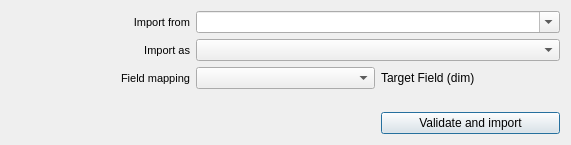
<?xml version="1.0" encoding="UTF-8"?>
<ui version="4.0">
 <class>ImportDialogBase</class>
 <widget class="QDialog" name="ImportDialogBase">
  <property name="geometry">
   <rect>
    <x>0</x>
    <y>0</y>
    <width>571</width>
    <height>145</height>
   </rect>
  </property>
  <property name="windowTitle">
   <string>MLA Paddock Power | Import</string>
  </property>
  <property name="toolTip">
   <string>Use this tool to import data to your MLA Paddock Power Workspace</string>
  </property>
  <property name="styleSheet">
   <string notr="true"/>
  </property>
  <property name="modal">
   <bool>false</bool>
  </property>
  <layout class="QGridLayout" name="grid" columnstretch="0,0,0">
   <item row="2" column="0">
    <widget class="QLabel" name="mapFieldsLabel">
     <property name="sizePolicy">
      <sizepolicy hsizetype="Minimum" vsizetype="Minimum">
       <horstretch>0</horstretch>
       <verstretch>0</verstretch>
      </sizepolicy>
     </property>
     <property name="font">
      <font>
       <pointsize>8</pointsize>
      </font>
     </property>
     <property name="text">
      <string notr="true">Field mapping</string>
     </property>
     <property name="alignment">
      <set>Qt::AlignRight|Qt::AlignTrailing|Qt::AlignVCenter</set>
     </property>
    </widget>
   </item>
   <item row="0" column="1" colspan="2">
    <widget class="QgsMapLayerComboBox" name="importLayerComboBox">
     <property name="toolTip">
      <string>Select a layer from the current QGIS project …</string>
     </property>
     <property name="editable">
      <bool>true</bool>
     </property>
     <property name="placeholderText">
      <string>Select layer to import …</string>
     </property>
    </widget>
   </item>
   <item row="2" column="1" colspan="2">
    <layout class="QGridLayout" name="mapFieldsGrid">
     <item row="1" column="0">
      <widget class="QgsFieldComboBox" name="sourceFieldComboBox">
       <property name="placeholderText">
        <string>Select source field …</string>
       </property>
      </widget>
     </item>
     <item row="1" column="1">
      <widget class="QLabel" name="targetFieldText">
       <property name="text">
        <string>Target Field (dim)</string>
       </property>
      </widget>
     </item>
    </layout>
   </item>
   <item row="4" column="0" colspan="2">
    <spacer name="horizontalSpacer">
     <property name="orientation">
      <enum>Qt::Horizontal</enum>
     </property>
     <property name="sizeHint" stdset="0">
      <size>
       <width>40</width>
       <height>20</height>
      </size>
     </property>
    </spacer>
   </item>
   <item row="3" column="1">
    <spacer name="verticalSpacer">
     <property name="orientation">
      <enum>Qt::Vertical</enum>
     </property>
     <property name="sizeHint" stdset="0">
      <size>
       <width>20</width>
       <height>40</height>
      </size>
     </property>
    </spacer>
   </item>
   <item row="4" column="2">
    <widget class="QPushButton" name="importButton">
     <property name="text">
      <string>Validate and import</string>
     </property>
    </widget>
   </item>
   <item row="0" column="0">
    <widget class="QLabel" name="importLayerLabel">
     <property name="sizePolicy">
      <sizepolicy hsizetype="Minimum" vsizetype="Minimum">
       <horstretch>0</horstretch>
       <verstretch>0</verstretch>
      </sizepolicy>
     </property>
     <property name="font">
      <font>
       <pointsize>8</pointsize>
      </font>
     </property>
     <property name="text">
      <string notr="true">Import from</string>
     </property>
     <property name="alignment">
      <set>Qt::AlignRight|Qt::AlignTrailing|Qt::AlignVCenter</set>
     </property>
    </widget>
   </item>
   <item row="1" column="0">
    <widget class="QLabel" name="importAsLabel">
     <property name="sizePolicy">
      <sizepolicy hsizetype="Minimum" vsizetype="Minimum">
       <horstretch>0</horstretch>
       <verstretch>0</verstretch>
      </sizepolicy>
     </property>
     <property name="font">
      <font>
       <pointsize>8</pointsize>
      </font>
     </property>
     <property name="text">
      <string notr="true">Import as</string>
     </property>
     <property name="alignment">
      <set>Qt::AlignRight|Qt::AlignTrailing|Qt::AlignVCenter</set>
     </property>
    </widget>
   </item>
   <item row="1" column="1" colspan="2">
    <widget class="QComboBox" name="importAsComboBox"/>
   </item>
  </layout>
 </widget>
 <customwidgets>
  <customwidget>
   <class>QgsFieldComboBox</class>
   <extends>QComboBox</extends>
   <header>qgsfieldcombobox.h</header>
  </customwidget>
  <customwidget>
   <class>QgsMapLayerComboBox</class>
   <extends>QComboBox</extends>
   <header>qgsmaplayercombobox.h</header>
  </customwidget>
 </customwidgets>
 <resources/>
 <connections/>
</ui>
